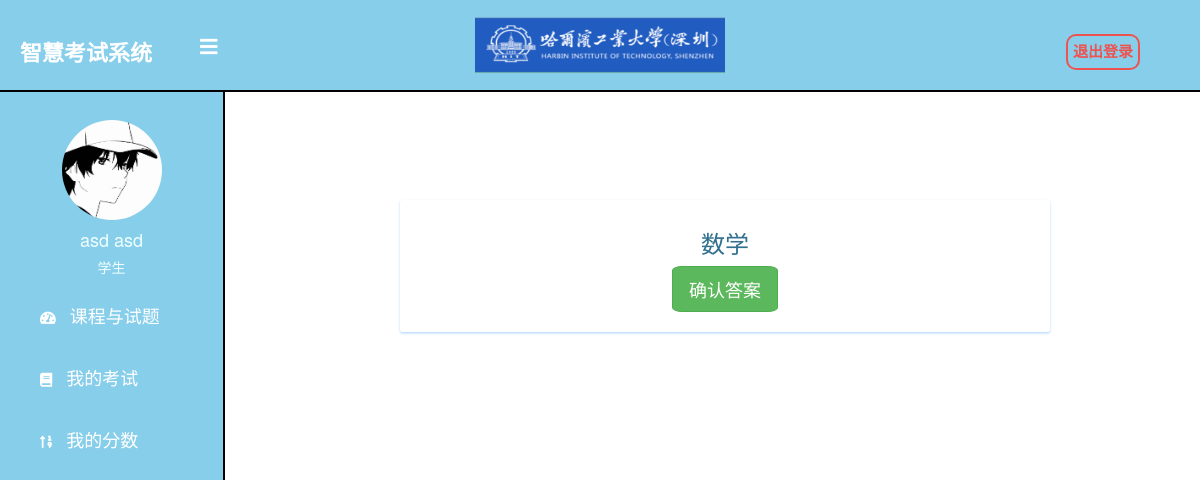
/student/student-exam-start/1 (signed in), run on an earlier commit of the app's database.
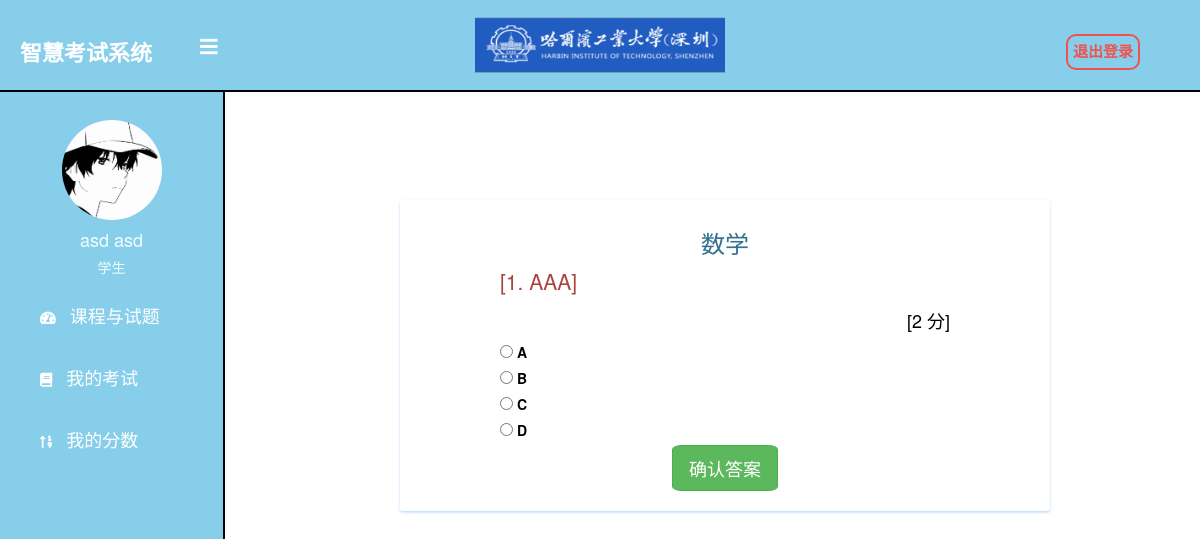
And on a later commit of the database.
### Exam/models.py (models this page shows)
class Question(models.Model):
    course=models.ForeignKey(Course, on_delete=models.CASCADE)
    marks=models.PositiveIntegerField()
    question=models.CharField(max_length=600)
    option1=models.CharField(max_length=200)
    option2=models.CharField(max_length=200)
    option3=models.CharField(max_length=200)
    option4=models.CharField(max_length=200)
    cat=(('A', '选项A'), ('B', '选项B'), ('C', '选项C'), ('D', '选项D'))
    answer=models.CharField(max_length=200, choices=cat)

### Student/views.py (the view)
# urls.py: path('student-exam-start/<int:pk>', views.exam_start,name='student-exam-start'),
@login_required(login_url='student_login')
@user_passes_test(is_student)
def exam_start(request,pk):
    course=QMODEL.Course.objects.get(id=pk)
    questions=QMODEL.Question.objects.all().filter(course=course)
    if request.method=='POST':
        pass
    response= render(request,'student/student_exam_start.html',{'course':course,'questions':questions})
    response.set_cookie('course_id',course.id)
    return response

### Student/views.py (called while the page is built)
def is_student(user):
    return user.groups.filter(name='STUDENT').exists()

### templates/student/student_exam_start.html (shortened to what this page needs)
{% extends 'student/student_base.html' %} {% block content %} {%load static%}
<head>
  <link href="//netdna.bootstrapcdn.com/bootstrap/3.0.0/css/bootstrap.min.css" rel="stylesheet" id="bootstrap-css" />
</head>
<div class="jumbotron my-4 custom-jumbotron">
  <form class="form" autocomplete="off" onsubmit="return saveAns()" action="/student/student-exam-marks" method="POST">
    <h3 class="display-4 text-info" style="text-align: center">{{course.course_name}}</h3>
    {% for q in questions%}
    <p class="text-danger">[{{ forloop.counter }}. {{q.question}}]</p>
    <h4 style="text-align: right">[{{q.marks}} 分]</h4>
    <div class="form-check mx-4">
      <input class="form-check-input" type="radio" name="{{ forloop.counter }}" id="{{q.option1}}" value="A" />
      <label class="form-check-label" for="option1">{{q.option1}}</label>
    </div>
    <div class="form-check mx-4">
      <input class="form-check-input" type="radio" name="{{ forloop.counter }}" id="{{q.option2}}" value="B" />
      <label class="form-check-label" for="option2">{{q.option2}}</label>
    </div>
    <div class="form-check mx-4">
      <input class="form-check-input" type="radio" name="{{ forloop.counter }}" id="{{q.option3}}" value="C" />
      <label class="form-check-label" for="option3">{{q.option3}}</label>
    </div>
    <div class="form-check mx-4">
      <input class="form-check-input" type="radio" name="{{ forloop.counter }}" id="{{q.option4}}" value="D" />
      <label class="form-check-label" for="option4">{{q.option4}}</label>
    </div>
    {% endfor %}
    <div style="display: flex; justify-content: center">
      <input class="btn btn-success btn-lg" style="border-radius: 10%" type="submit" value="确认答案" />
    </div>
  </form>
</div>
<br />
<br />
<br />
<br />
<br />
<br />
{% endblock content %}

What changed in the data, as far as the page shows it:
added Question: question "AAA", marks "2", option1 "A", option2 "B", option3 "C", option4 "D"
